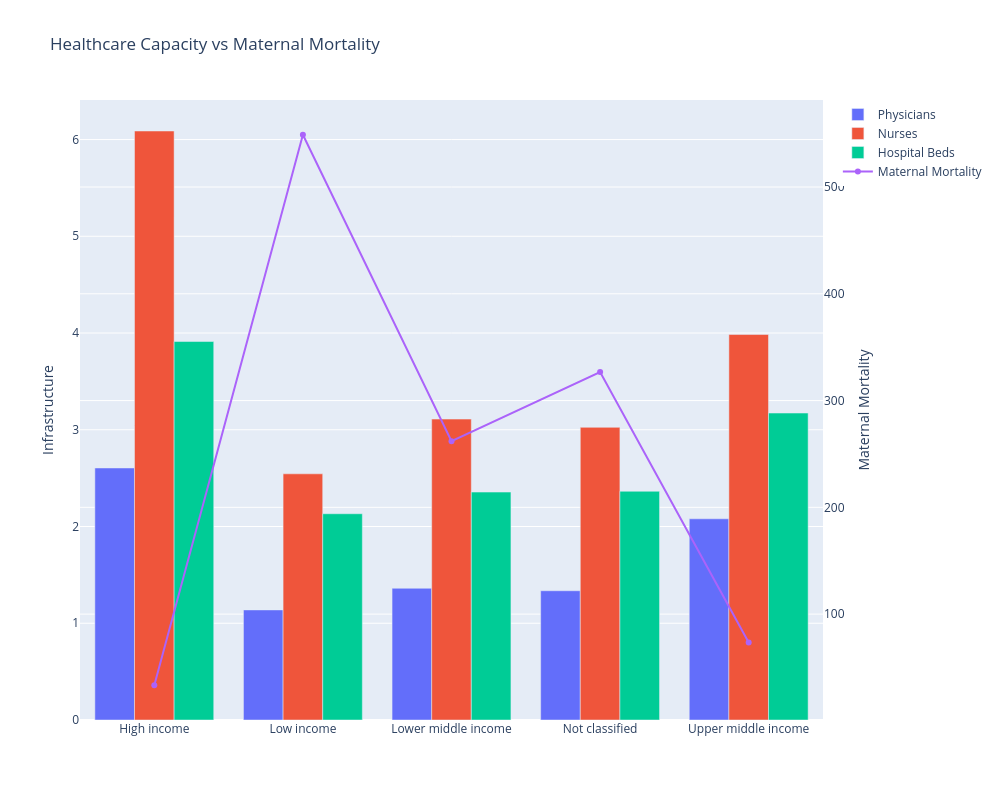

This figure's notebook cell:
### Code cell
import plotly.graph_objects as go

infra = merged_df.groupby("Income Level").agg({
    "Physicians Per 1000":"mean",
    "Nurses Per 1000":"mean",
    "Hospital Beds Per 1000":"mean",
    "Maternal Mortality":"mean"
}).reset_index()

fig = go.Figure()

fig.add_bar(
    x=infra["Income Level"],
    y=infra["Physicians Per 1000"],
    name="Physicians"
)

fig.add_bar(
    x=infra["Income Level"],
    y=infra["Nurses Per 1000"],
    name="Nurses"
)

fig.add_bar(
    x=infra["Income Level"],
    y=infra["Hospital Beds Per 1000"],
    name="Hospital Beds"
)

fig.add_trace(
    go.Scatter(
        x=infra["Income Level"],
        y=infra["Maternal Mortality"],
        yaxis="y2",
        mode="lines+markers",
        name="Maternal Mortality"
    )
)

fig.update_layout(
    title="Healthcare Capacity vs Maternal Mortality",
    barmode="group",
    yaxis=dict(title="Infrastructure"),
    yaxis2=dict(
        title="Maternal Mortality",
        overlaying="y",
        side="right"
    )
)
fig.update_layout(width=1000, height=800)
fig.show()

### Figure 1 — Plotly figure (JSON) as saved in the notebook; plotly's stock layout.template omitted (floating-point values rounded to 4 significant figures)
{"data": [{"name": "Physicians", "type": "bar", "x": ["High income", "Low income", "Lower middle income", "Not classified", "Upper middle income"], "y": [2.605, 1.138, 1.362, 1.336, 2.08]}, {"name": "Nurses", "type": "bar", "x": ["High income", "Low income", "Lower middle income", "Not classified", "Upper middle income"], "y": [6.088, 2.545, 3.11, 3.025, 3.984]}, {"name": "Hospital Beds", "type": "bar", "x": ["High income", "Low income", "Lower middle income", "Not classified", "Upper middle income"], "y": [3.912, 2.132, 2.356, 2.364, 3.173]}, {"mode": "lines+markers", "name": "Maternal Mortality", "type": "scatter", "x": ["High income", "Low income", "Lower middle income", "Not classified", "Upper middle income"], "y": [33.38, 549.0, 261.9, 326.7, 73.46], "yaxis": "y2"}], "layout": {"barmode": "group", "height": 800, "title": {"text": "Healthcare Capacity vs Maternal Mortality"}, "width": 1000, "yaxis": {"title": {"text": "Infrastructure"}}, "yaxis2": {"overlaying": "y", "side": "right", "title": {"text": "Maternal Mortality"}}}}
